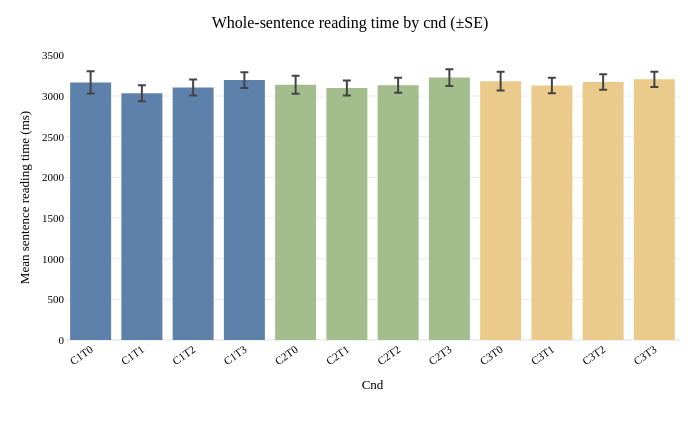
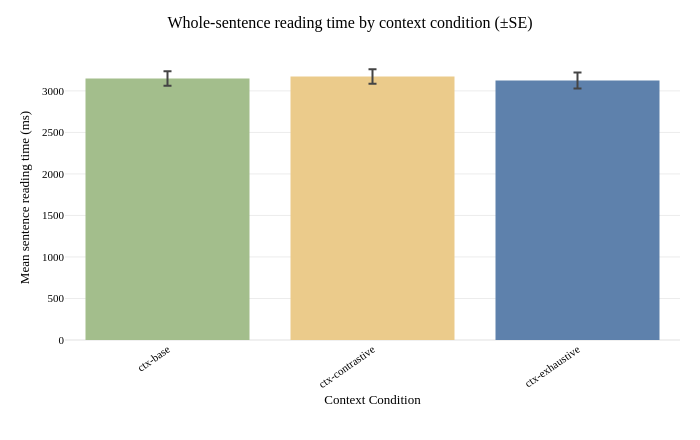
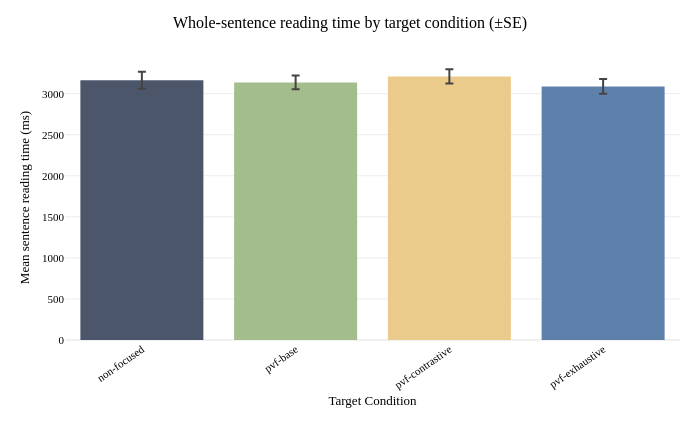
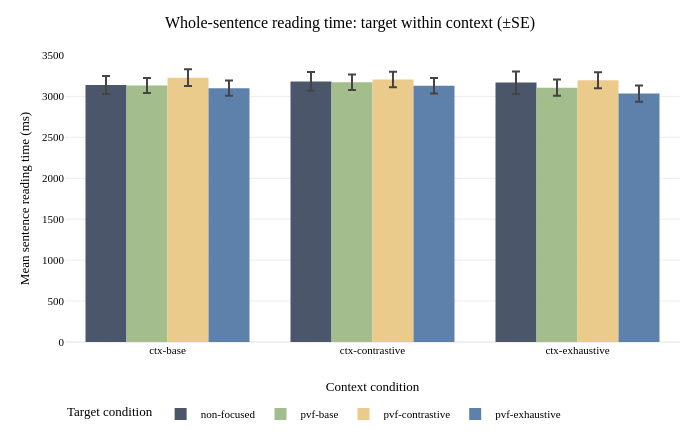

The code cell stored with these charts, in order, in its notebook:
### Markdown cell above
#### Whole-sentence reading times

The sentence time is the sum of the region times r1–r6 in a trial. Trials with any missing region time are excluded, so the sum is never based on a partial sentence. Means and error bars use the same submission-level method as above.

### Code cell
sentence_trials = plot_trials.copy()
sentence_trials['sentence_ms'] = sentence_trials[region_columns].sum(axis=1, min_count=len(region_columns))
sentence_trials = sentence_trials.dropna(subset=['sentence_ms'])
print(f'Trials with a complete sentence time: {len(sentence_trials):,} of {len(plot_trials):,}')

sentence_summaries = {
    condition: summarize_across_submissions(sentence_trials, [condition], 'sentence_ms')
    for condition in condition_columns
}
sentence_summaries['context_by_target'] = summarize_across_submissions(
    sentence_trials, ['context_condition', 'target_condition'], 'sentence_ms'
)
for name, summary in sentence_summaries.items():
    print(f'Whole-sentence reading time by {name}:')
    display(summary)

sentence_figures = {}
for condition in condition_columns:
    summary = sentence_summaries[condition]
    figure = px.bar(
        summary, x=condition, y='mean_ms', color=condition,
        color_discrete_map=color_map, error_y=ERROR_BAR,
        hover_data={'sd_ms': ':.1f', 'se_ms': ':.1f', 'n_submissions': True},
        labels={condition: condition.replace('_', ' ').title(), 'mean_ms': 'Mean sentence reading time (ms)'},
        title=f'Whole-sentence reading time by {condition.replace("_", " ")} (±{ERROR_BAR[:2].upper()})'
    )
    figure.update_layout(width=FIGURE_WIDTH, height=FIGURE_HEIGHT, showlegend=False,
                         margin=dict(l=65, r=20, t=55, b=100))
    figure.update_xaxes(tickangle=-35)
    sentence_figures[condition] = figure
    figure.show()

# Compare target conditions within each context.
figure = px.bar(
    sentence_summaries['context_by_target'], x='context_condition', y='mean_ms',
    color='target_condition', barmode='group', error_y=ERROR_BAR,
    color_discrete_map=CONDITION_COLORS,
    hover_data={'sd_ms': ':.1f', 'se_ms': ':.1f', 'n_submissions': True},
    labels={'context_condition': 'Context condition', 'mean_ms': 'Mean sentence reading time (ms)',
            'target_condition': 'Target condition'},
    title=f'Whole-sentence reading time: target within context (±{ERROR_BAR[:2].upper()})'
)
figure.update_layout(width=FIGURE_WIDTH, height=FIGURE_HEIGHT,
                     margin=dict(l=65, r=20, t=55, b=55),
                     legend=dict(orientation='h', yanchor='top', y=-0.2))
sentence_figures['context_by_target'] = figure
figure.show()

### Figure 1 — Plotly figure (JSON) as saved in the notebook; plotly's stock layout.template omitted (floating-point values rounded to 4 significant figures)
{"data": [{"customdata": [[1500.0, 136.3, 121.0]], "error_y": {"array": [136.3]}, "hovertemplate": "Cnd=%{x}<br>Mean sentence reading time (ms)=%{y}<br>sd_ms=%{customdata[0]:.1f}<br>se_ms=%{customdata[1]:.1f}<br>n_submissions=%{customdata[2]}<extra></extra>", "legendgroup": "C1T0", "marker": {"color": "#5e81ac", "pattern": {"shape": ""}}, "name": "C1T0", "orientation": "v", "showlegend": true, "textposition": "auto", "type": "bar", "x": ["C1T0"], "xaxis": "x", "y": [3169.0], "yaxis": "y"}, {"customdata": [[1090.0, 99.09, 121.0]], "error_y": {"array": [99.09]}, "hovertemplate": "Cnd=%{x}<br>Mean sentence reading time (ms)=%{y}<br>sd_ms=%{customdata[0]:.1f}<br>se_ms=%{customdata[1]:.1f}<br>n_submissions=%{customdata[2]}<extra></extra>", "legendgroup": "C1T1", "marker": {"color": "#5e81ac", "pattern": {"shape": ""}}, "name": "C1T1", "orientation": "v", "showlegend": true, "textposition": "auto", "type": "bar", "x": ["C1T1"], "xaxis": "x", "y": [3034.0], "yaxis": "y"}, {"customdata": [[1092.0, 99.3, 121.0]], "error_y": {"array": [99.3]}, "hovertemplate": "Cnd=%{x}<br>Mean sentence reading time (ms)=%{y}<br>sd_ms=%{customdata[0]:.1f}<br>se_ms=%{customdata[1]:.1f}<br>n_submissions=%{customdata[2]}<extra></extra>", "legendgroup": "C1T2", "marker": {"color": "#5e81ac", "pattern": {"shape": ""}}, "name": "C1T2", "orientation": "v", "showlegend": true, "textposition": "auto", "type": "bar", "x": ["C1T2"], "xaxis": "x", "y": [3106.0], "yaxis": "y"}, {"customdata": [[1075.0, 97.69, 121.0]], "error_y": {"array": [97.69]}, "hovertemplate": "Cnd=%{x}<br>Mean sentence reading time (ms)=%{y}<br>sd_ms=%{customdata[0]:.1f}<br>se_ms=%{customdata[1]:.1f}<br>n_submissions=%{customdata[2]}<extra></extra>", "legendgroup": "C1T3", "marker": {"color": "#5e81ac", "pattern": {"shape": ""}}, "name": "C1T3", "orientation": "v", "showlegend": true, "textposition": "auto", "type": "bar", "x": ["C1T3"], "xaxis": "x", "y": [3197.0], "yaxis": "y"}, {"customdata": [[1225.0, 111.4, 121.0]], "error_y": {"array": [111.4]}, "hovertemplate": "Cnd=%{x}<br>Mean sentence reading time (ms)=%{y}<br>sd_ms=%{customdata[0]:.1f}<br>se_ms=%{customdata[1]:.1f}<br>n_submissions=%{customdata[2]}<extra></extra>", "legendgroup": "C2T0", "marker": {"color": "#a3be8c", "pattern": {"shape": ""}}, "name": "C2T0", "orientation": "v", "showlegend": true, "textposition": "auto", "type": "bar", "x": ["C2T0"], "xaxis": "x", "y": [3139.0], "yaxis": "y"}, {"customdata": [[1024.0, 93.11, 121.0]], "error_y": {"array": [93.11]}, "hovertemplate": "Cnd=%{x}<br>Mean sentence reading time (ms)=%{y}<br>sd_ms=%{customdata[0]:.1f}<br>se_ms=%{customdata[1]:.1f}<br>n_submissions=%{customdata[2]}<extra></extra>", "legendgroup": "C2T1", "marker": {"color": "#a3be8c", "pattern": {"shape": ""}}, "name": "C2T1", "orientation": "v", "showlegend": true, "textposition": "auto", "type": "bar", "x": ["C2T1"], "xaxis": "x", "y": [3099.0], "yaxis": "y"}, {"customdata": [[1007.0, 91.59, 121.0]], "error_y": {"array": [91.59]}, "hovertemplate": "Cnd=%{x}<br>Mean sentence reading time (ms)=%{y}<br>sd_ms=%{customdata[0]:.1f}<br>se_ms=%{customdata[1]:.1f}<br>n_submissions=%{customdata[2]}<extra></extra>", "legendgroup": "C2T2", "marker": {"color": "#a3be8c", "pattern": {"shape": ""}}, "name": "C2T2", "orientation": "v", "showlegend": true, "textposition": "auto", "type": "bar", "x": ["C2T2"], "xaxis": "x", "y": [3133.0], "yaxis": "y"}, {"customdata": [[1125.0, 102.3, 121.0]], "error_y": {"array": [102.3]}, "hovertemplate": "Cnd=%{x}<br>Mean sentence reading time (ms)=%{y}<br>sd_ms=%{customdata[0]:.1f}<br>se_ms=%{customdata[1]:.1f}<br>n_submissions=%{customdata[2]}<extra></extra>", "legendgroup": "C2T3", "marker": {"color": "#a3be8c", "pattern": {"shape": ""}}, "name": "C2T3", "orientation": "v", "showlegend": true, "textposition": "auto", "type": "bar", "x": ["C2T3"], "xaxis": "x", "y": [3228.0], "yaxis": "y"}, {"customdata": [[1268.0, 115.2, 121.0]], "error_y": {"array": [115.2]}, "hovertemplate": "Cnd=%{x}<br>Mean sentence reading time (ms)=%{y}<br>sd_ms=%{customdata[0]:.1f}<br>se_ms=%{customdata[1]:.1f}<br>n_submissions=%{customdata[2]}<extra></extra>", "legendgroup": "C3T0", "marker": {"color": "#ebcb8b", "pattern": {"shape": ""}}, "name": "C3T0", "orientation": "v", "showlegend": true, "textposition": "auto", "type": "bar", "x": ["C3T0"], "xaxis": "x", "y": [3183.0], "yaxis": "y"}, {"customdata": [[1052.0, 95.66, 121.0]], "error_y": {"array": [95.66]}, "hovertemplate": "Cnd=%{x}<br>Mean sentence reading time (ms)=%{y}<br>sd_ms=%{customdata[0]:.1f}<br>se_ms=%{customdata[1]:.1f}<br>n_submissions=%{customdata[2]}<extra></extra>", "legendgroup": "C3T1", "marker": {"color": "#ebcb8b", "pattern": {"shape": ""}}, "name": "C3T1", "orientation": "v", "showlegend": true, "textposition": "auto", "type": "bar", "x": ["C3T1"], "xaxis": "x", "y": [3129.0], "yaxis": "y"}, {"customdata": [[1051.0, 95.53, 121.0]], "error_y": {"array": [95.53]}, "hovertemplate": "Cnd=%{x}<br>Mean sentence reading time (ms)=%{y}<br>sd_ms=%{customdata[0]:.1f}<br>se_ms=%{customdata[1]:.1f}<br>n_submissions=%{customdata[2]}<extra></extra>", "legendgroup": "C3T2", "marker": {"color": "#ebcb8b", "pattern": {"shape": ""}}, "name": "C3T2", "orientation": "v", "showlegend": true, "textposition": "auto", "type": "bar", "x": ["C3T2"], "xaxis": "x", "y": [3172.0], "yaxis": "y"}, {"customdata": [[1028.0, 93.49, 121.0]], "error_y": {"array": [93.49]}, "hovertemplate": "Cnd=%{x}<br>Mean sentence reading time (ms)=%{y}<br>sd_ms=%{customdata[0]:.1f}<br>se_ms=%{customdata[1]:.1f}<br>n_submissions=%{customdata[2]}<extra></extra>", "legendgroup": "C3T3", "marker": {"color": "#ebcb8b", "pattern": {"shape": ""}}, "name": "C3T3", "orientation": "v", "showlegend": true, "textposition": "auto", "type": "bar", "x": ["C3T3"], "xaxis": "x", "y": [3206.0], "yaxis": "y"}], "layout": {"barmode": "relative", "height": 440, "legend": {"title": {"text": "Cnd"}, "tracegroupgap": 0}, "margin": {"b": 100, "l": 65, "r": 20, "t": 55}, "showlegend": false, "title": {"text": "Whole-sentence reading time by cnd (±SE)"}, "width": 700, "xaxis": {"anchor": "y", "categoryarray": ["C1T0", "C1T1", "C1T2", "C1T3", "C2T0", "C2T1", "C2T2", "C2T3", "C3T0", "C3T1", "C3T2", "C3T3"], "categoryorder": "array", "domain": [0, 1], "tickangle": -35, "title": {"text": "Cnd"}}, "yaxis": {"anchor": "x", "domain": [0, 1], "title": {"text": "Mean sentence reading time (ms)"}}}}

### Figure 2 — Plotly figure (JSON) as saved in the notebook; plotly's stock layout.template omitted (floating-point values rounded to 4 significant figures)
{"data": [{"customdata": [[948.8, 86.26, 121.0]], "error_y": {"array": [86.26]}, "hovertemplate": "Context Condition=%{x}<br>Mean sentence reading time (ms)=%{y}<br>sd_ms=%{customdata[0]:.1f}<br>se_ms=%{customdata[1]:.1f}<br>n_submissions=%{customdata[2]}<extra></extra>", "legendgroup": "ctx-base", "marker": {"color": "#a3be8c", "pattern": {"shape": ""}}, "name": "ctx-base", "orientation": "v", "showlegend": true, "textposition": "auto", "type": "bar", "x": ["ctx-base"], "xaxis": "x", "y": [3150.0], "yaxis": "y"}, {"customdata": [[967.1, 87.92, 121.0]], "error_y": {"array": [87.92]}, "hovertemplate": "Context Condition=%{x}<br>Mean sentence reading time (ms)=%{y}<br>sd_ms=%{customdata[0]:.1f}<br>se_ms=%{customdata[1]:.1f}<br>n_submissions=%{customdata[2]}<extra></extra>", "legendgroup": "ctx-contrastive", "marker": {"color": "#ebcb8b", "pattern": {"shape": ""}}, "name": "ctx-contrastive", "orientation": "v", "showlegend": true, "textposition": "auto", "type": "bar", "x": ["ctx-contrastive"], "xaxis": "x", "y": [3173.0], "yaxis": "y"}, {"customdata": [[1062.0, 96.58, 121.0]], "error_y": {"array": [96.58]}, "hovertemplate": "Context Condition=%{x}<br>Mean sentence reading time (ms)=%{y}<br>sd_ms=%{customdata[0]:.1f}<br>se_ms=%{customdata[1]:.1f}<br>n_submissions=%{customdata[2]}<extra></extra>", "legendgroup": "ctx-exhaustive", "marker": {"color": "#5e81ac", "pattern": {"shape": ""}}, "name": "ctx-exhaustive", "orientation": "v", "showlegend": true, "textposition": "auto", "type": "bar", "x": ["ctx-exhaustive"], "xaxis": "x", "y": [3126.0], "yaxis": "y"}], "layout": {"barmode": "relative", "height": 440, "legend": {"title": {"text": "Context Condition"}, "tracegroupgap": 0}, "margin": {"b": 100, "l": 65, "r": 20, "t": 55}, "showlegend": false, "title": {"text": "Whole-sentence reading time by context condition (±SE)"}, "width": 700, "xaxis": {"anchor": "y", "categoryarray": ["ctx-base", "ctx-contrastive", "ctx-exhaustive"], "categoryorder": "array", "domain": [0, 1], "tickangle": -35, "title": {"text": "Context Condition"}}, "yaxis": {"anchor": "x", "domain": [0, 1], "title": {"text": "Mean sentence reading time (ms)"}}}}

### Figure 3 — Plotly figure (JSON) as saved in the notebook; plotly's stock layout.template omitted (floating-point values rounded to 4 significant figures)
{"data": [{"customdata": [[1126.0, 102.4, 121.0]], "error_y": {"array": [102.4]}, "hovertemplate": "Target Condition=%{x}<br>Mean sentence reading time (ms)=%{y}<br>sd_ms=%{customdata[0]:.1f}<br>se_ms=%{customdata[1]:.1f}<br>n_submissions=%{customdata[2]}<extra></extra>", "legendgroup": "non-focused", "marker": {"color": "#4c566a", "pattern": {"shape": ""}}, "name": "non-focused", "orientation": "v", "showlegend": true, "textposition": "auto", "type": "bar", "x": ["non-focused"], "xaxis": "x", "y": [3164.0], "yaxis": "y"}, {"customdata": [[925.6, 84.15, 121.0]], "error_y": {"array": [84.15]}, "hovertemplate": "Target Condition=%{x}<br>Mean sentence reading time (ms)=%{y}<br>sd_ms=%{customdata[0]:.1f}<br>se_ms=%{customdata[1]:.1f}<br>n_submissions=%{customdata[2]}<extra></extra>", "legendgroup": "pvf-base", "marker": {"color": "#a3be8c", "pattern": {"shape": ""}}, "name": "pvf-base", "orientation": "v", "showlegend": true, "textposition": "auto", "type": "bar", "x": ["pvf-base"], "xaxis": "x", "y": [3137.0], "yaxis": "y"}, {"customdata": [[957.3, 87.03, 121.0]], "error_y": {"array": [87.03]}, "hovertemplate": "Target Condition=%{x}<br>Mean sentence reading time (ms)=%{y}<br>sd_ms=%{customdata[0]:.1f}<br>se_ms=%{customdata[1]:.1f}<br>n_submissions=%{customdata[2]}<extra></extra>", "legendgroup": "pvf-contrastive", "marker": {"color": "#ebcb8b", "pattern": {"shape": ""}}, "name": "pvf-contrastive", "orientation": "v", "showlegend": true, "textposition": "auto", "type": "bar", "x": ["pvf-contrastive"], "xaxis": "x", "y": [3210.0], "yaxis": "y"}, {"customdata": [[984.6, 89.51, 121.0]], "error_y": {"array": [89.51]}, "hovertemplate": "Target Condition=%{x}<br>Mean sentence reading time (ms)=%{y}<br>sd_ms=%{customdata[0]:.1f}<br>se_ms=%{customdata[1]:.1f}<br>n_submissions=%{customdata[2]}<extra></extra>", "legendgroup": "pvf-exhaustive", "marker": {"color": "#5e81ac", "pattern": {"shape": ""}}, "name": "pvf-exhaustive", "orientation": "v", "showlegend": true, "textposition": "auto", "type": "bar", "x": ["pvf-exhaustive"], "xaxis": "x", "y": [3088.0], "yaxis": "y"}], "layout": {"barmode": "relative", "height": 440, "legend": {"title": {"text": "Target Condition"}, "tracegroupgap": 0}, "margin": {"b": 100, "l": 65, "r": 20, "t": 55}, "showlegend": false, "title": {"text": "Whole-sentence reading time by target condition (±SE)"}, "width": 700, "xaxis": {"anchor": "y", "categoryarray": ["non-focused", "pvf-base", "pvf-contrastive", "pvf-exhaustive"], "categoryorder": "array", "domain": [0, 1], "tickangle": -35, "title": {"text": "Target Condition"}}, "yaxis": {"anchor": "x", "domain": [0, 1], "title": {"text": "Mean sentence reading time (ms)"}}}}

### Figure 4 — Plotly figure (JSON) as saved in the notebook; plotly's stock layout.template omitted (floating-point values rounded to 4 significant figures)
{"data": [{"alignmentgroup": "True", "customdata": [[1225.0, 111.4, 121.0], [1268.0, 115.2, 121.0], [1500.0, 136.3, 121.0]], "error_y": {"array": [111.4, 115.2, 136.3]}, "hovertemplate": "Target condition=non-focused<br>Context condition=%{x}<br>Mean sentence reading time (ms)=%{y}<br>sd_ms=%{customdata[0]:.1f}<br>se_ms=%{customdata[1]:.1f}<br>n_submissions=%{customdata[2]}<extra></extra>", "legendgroup": "non-focused", "marker": {"color": "#4c566a", "pattern": {"shape": ""}}, "name": "non-focused", "offsetgroup": "non-focused", "orientation": "v", "showlegend": true, "textposition": "auto", "type": "bar", "x": ["ctx-base", "ctx-contrastive", "ctx-exhaustive"], "xaxis": "x", "y": [3139.0, 3183.0, 3169.0], "yaxis": "y"}, {"alignmentgroup": "True", "customdata": [[1007.0, 91.59, 121.0], [1051.0, 95.53, 121.0], [1092.0, 99.3, 121.0]], "error_y": {"array": [91.59, 95.53, 99.3]}, "hovertemplate": "Target condition=pvf-base<br>Context condition=%{x}<br>Mean sentence reading time (ms)=%{y}<br>sd_ms=%{customdata[0]:.1f}<br>se_ms=%{customdata[1]:.1f}<br>n_submissions=%{customdata[2]}<extra></extra>", "legendgroup": "pvf-base", "marker": {"color": "#a3be8c", "pattern": {"shape": ""}}, "name": "pvf-base", "offsetgroup": "pvf-base", "orientation": "v", "showlegend": true, "textposition": "auto", "type": "bar", "x": ["ctx-base", "ctx-contrastive", "ctx-exhaustive"], "xaxis": "x", "y": [3133.0, 3172.0, 3106.0], "yaxis": "y"}, {"alignmentgroup": "True", "customdata": [[1125.0, 102.3, 121.0], [1028.0, 93.49, 121.0], [1075.0, 97.69, 121.0]], "error_y": {"array": [102.3, 93.49, 97.69]}, "hovertemplate": "Target condition=pvf-contrastive<br>Context condition=%{x}<br>Mean sentence reading time (ms)=%{y}<br>sd_ms=%{customdata[0]:.1f}<br>se_ms=%{customdata[1]:.1f}<br>n_submissions=%{customdata[2]}<extra></extra>", "legendgroup": "pvf-contrastive", "marker": {"color": "#ebcb8b", "pattern": {"shape": ""}}, "name": "pvf-contrastive", "offsetgroup": "pvf-contrastive", "orientation": "v", "showlegend": true, "textposition": "auto", "type": "bar", "x": ["ctx-base", "ctx-contrastive", "ctx-exhaustive"], "xaxis": "x", "y": [3228.0, 3206.0, 3197.0], "yaxis": "y"}, {"alignmentgroup": "True", "customdata": [[1024.0, 93.11, 121.0], [1052.0, 95.66, 121.0], [1090.0, 99.09, 121.0]], "error_y": {"array": [93.11, 95.66, 99.09]}, "hovertemplate": "Target condition=pvf-exhaustive<br>Context condition=%{x}<br>Mean sentence reading time (ms)=%{y}<br>sd_ms=%{customdata[0]:.1f}<br>se_ms=%{customdata[1]:.1f}<br>n_submissions=%{customdata[2]}<extra></extra>", "legendgroup": "pvf-exhaustive", "marker": {"color": "#5e81ac", "pattern": {"shape": ""}}, "name": "pvf-exhaustive", "offsetgroup": "pvf-exhaustive", "orientation": "v", "showlegend": true, "textposition": "auto", "type": "bar", "x": ["ctx-base", "ctx-contrastive", "ctx-exhaustive"], "xaxis": "x", "y": [3099.0, 3129.0, 3034.0], "yaxis": "y"}], "layout": {"barmode": "group", "height": 440, "legend": {"orientation": "h", "title": {"text": "Target condition"}, "tracegroupgap": 0, "y": -0.2, "yanchor": "top"}, "margin": {"b": 55, "l": 65, "r": 20, "t": 55}, "title": {"text": "Whole-sentence reading time: target within context (±SE)"}, "width": 700, "xaxis": {"anchor": "y", "domain": [0, 1], "title": {"text": "Context condition"}}, "yaxis": {"anchor": "x", "domain": [0, 1], "title": {"text": "Mean sentence reading time (ms)"}}}}
